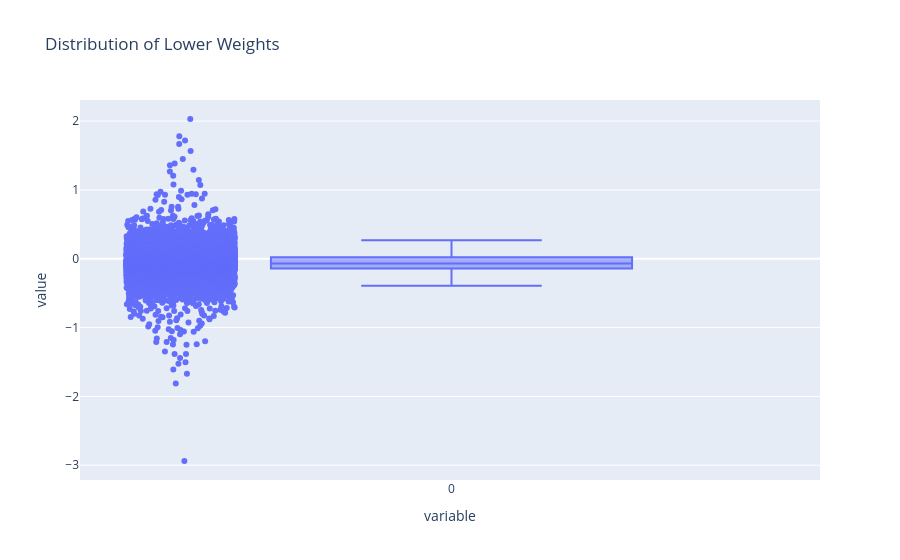
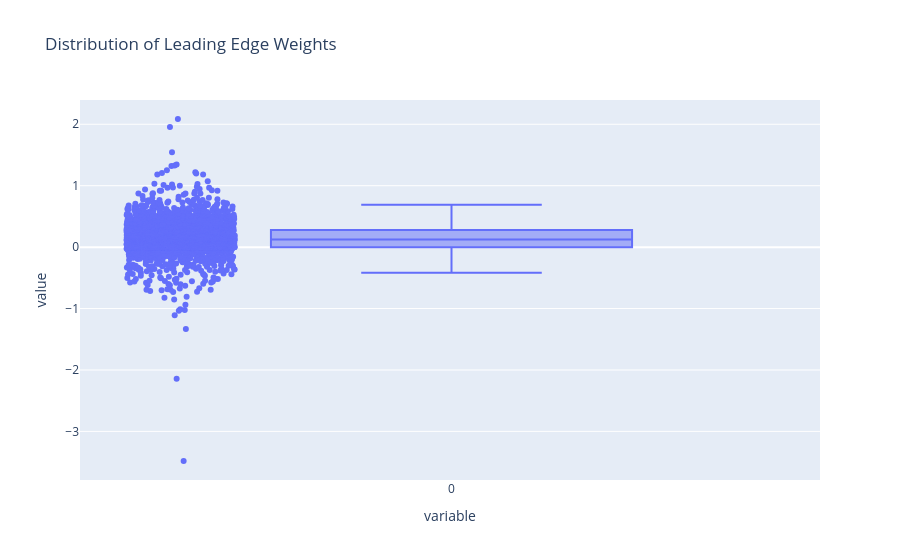
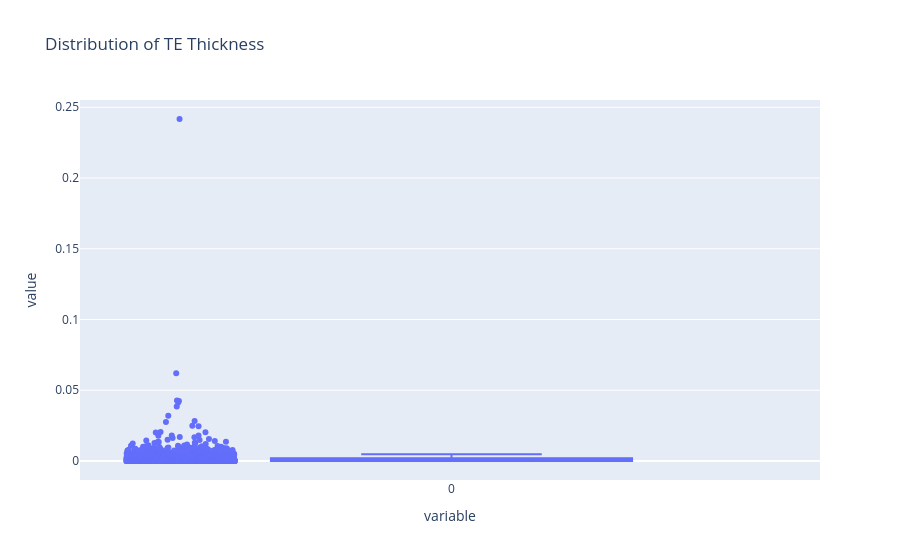

Notebook source saved alongside these figures, in order:
### Markdown cell above
### Second Quality Check

### Code cell
airfoil_dataset["lower_weights"] = airfoil_dataset["kulfan_parameters"].apply(lambda params: params["lower_weights"])
airfoil_dataset["upper_weights"] = airfoil_dataset["kulfan_parameters"].apply(lambda params: params["upper_weights"])
airfoil_dataset["TE_thickness"] = airfoil_dataset["kulfan_parameters"].apply(lambda params: params["TE_thickness"])
airfoil_dataset["leading_edge_weight"] = airfoil_dataset["kulfan_parameters"].apply(lambda params: params["leading_edge_weight"])

lw = airfoil_dataset["lower_weights"].to_numpy()
lw = np.vstack(lw)
lw = lw.flatten()

le = airfoil_dataset["leading_edge_weight"].to_numpy()
le = np.vstack(le)
le = le.flatten()

te = airfoil_dataset["TE_thickness"].to_numpy()
te = np.vstack(te)
te = te.flatten()

# Print a boxplot to visualize the distribution of lower_weights
fig = px.box(
    pd.DataFrame(lw),
    points="all",
    title="Distribution of Lower Weights",
)
fig.show()

fig = px.box(
    pd.DataFrame(le),
    points="all",
    title="Distribution of Leading Edge Weights",
)
fig.show()

fig = px.box(
    pd.DataFrame(te),
    points="all",
    title="Distribution of TE Thickness",
)
fig.show()

### Figure 1 — Plotly figure (JSON) as saved in the notebook; plotly's stock layout.template omitted (floating-point values rounded to 4 significant figures; data arrays with more than 128 entries replaced by an {"elided": "..."} marker saying what was removed)
{"data": [{"alignmentgroup": "True", "boxpoints": "all", "hovertemplate": "variable=%{x}<br>value=%{y}<extra></extra>", "legendgroup": "", "marker": {"color": "#636efa"}, "name": "", "notched": false, "offsetgroup": "", "orientation": "v", "showlegend": false, "type": "box", "x": {"elided": "17360 str values"}, "x0": " ", "xaxis": "x", "y": {"elided": "17360 float values"}, "y0": " ", "yaxis": "y"}], "layout": {"boxmode": "group", "legend": {"tracegroupgap": 0}, "title": {"text": "Distribution of Lower Weights"}, "xaxis": {"anchor": "y", "domain": [0, 1], "title": {"text": "variable"}}, "yaxis": {"anchor": "x", "domain": [0, 1], "title": {"text": "value"}}}}

### Figure 2 — Plotly figure (JSON) as saved in the notebook; plotly's stock layout.template omitted (floating-point values rounded to 4 significant figures; data arrays with more than 128 entries replaced by an {"elided": "..."} marker saying what was removed)
{"data": [{"alignmentgroup": "True", "boxpoints": "all", "hovertemplate": "variable=%{x}<br>value=%{y}<extra></extra>", "legendgroup": "", "marker": {"color": "#636efa"}, "name": "", "notched": false, "offsetgroup": "", "orientation": "v", "showlegend": false, "type": "box", "x": {"elided": "2170 str values"}, "x0": " ", "xaxis": "x", "y": {"elided": "2170 float values"}, "y0": " ", "yaxis": "y"}], "layout": {"boxmode": "group", "legend": {"tracegroupgap": 0}, "title": {"text": "Distribution of Leading Edge Weights"}, "xaxis": {"anchor": "y", "domain": [0, 1], "title": {"text": "variable"}}, "yaxis": {"anchor": "x", "domain": [0, 1], "title": {"text": "value"}}}}

### Figure 3 — Plotly figure (JSON) as saved in the notebook; plotly's stock layout.template omitted (floating-point values rounded to 4 significant figures; data arrays with more than 128 entries replaced by an {"elided": "..."} marker saying what was removed)
{"data": [{"alignmentgroup": "True", "boxpoints": "all", "hovertemplate": "variable=%{x}<br>value=%{y}<extra></extra>", "legendgroup": "", "marker": {"color": "#636efa"}, "name": "", "notched": false, "offsetgroup": "", "orientation": "v", "showlegend": false, "type": "box", "x": {"elided": "2170 str values"}, "x0": " ", "xaxis": "x", "y": {"elided": "2170 float values"}, "y0": " ", "yaxis": "y"}], "layout": {"boxmode": "group", "legend": {"tracegroupgap": 0}, "title": {"text": "Distribution of TE Thickness"}, "xaxis": {"anchor": "y", "domain": [0, 1], "title": {"text": "variable"}}, "yaxis": {"anchor": "x", "domain": [0, 1], "title": {"text": "value"}}}}
